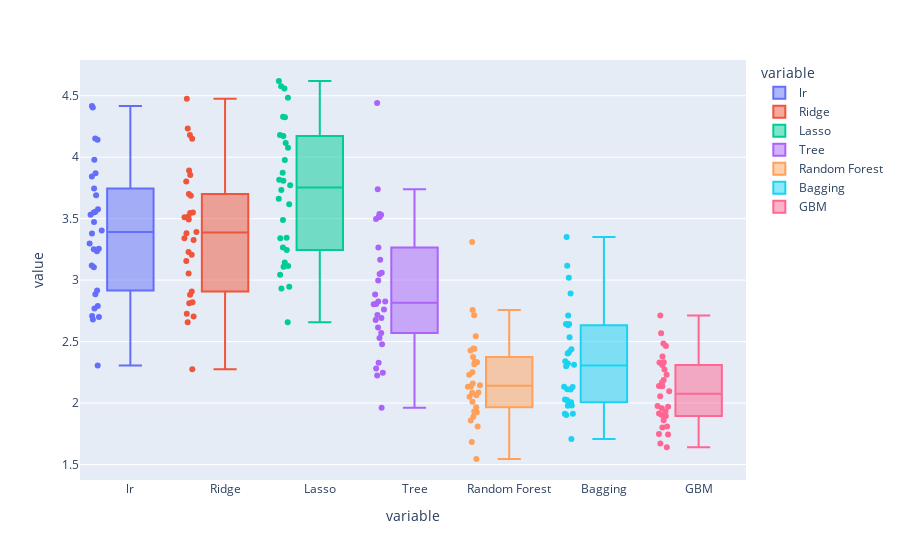

Notebook code cell kept with this figure:
### Code cell
fig = px.box(regressmod, x="variable", y="value",color="variable",points='all')
fig.show()

### Figure 1 — Plotly figure (JSON) as saved in the notebook; plotly's stock layout.template omitted (floating-point values rounded to 4 significant figures)
{"data": [{"alignmentgroup": "True", "boxpoints": "all", "hovertemplate": "variable=%{x}<br>value=%{y}<extra></extra>", "legendgroup": "lr", "marker": {"color": "#636efa"}, "name": "lr", "notched": false, "offsetgroup": "lr", "orientation": "v", "showlegend": true, "type": "box", "x": ["lr", "lr", "lr", "lr", "lr", "lr", "lr", "lr", "lr", "lr", "lr", "lr", "lr", "lr", "lr", "lr", "lr", "lr", "lr", "lr", "lr", "lr", "lr", "lr", "lr", "lr", "lr", "lr", "lr", "lr"], "x0": " ", "xaxis": "x", "y": [3.746, 3.691, 2.304, 4.417, 2.7, 3.298, 3.12, 3.978, 3.869, 2.79, 2.707, 4.142, 3.255, 3.577, 3.378, 3.105, 4.403, 3.532, 3.403, 2.68, 3.235, 2.768, 3.25, 3.842, 4.152, 3.549, 3.555, 3.473, 2.885, 2.916], "y0": " ", "yaxis": "y"}, {"alignmentgroup": "True", "boxpoints": "all", "hovertemplate": "variable=%{x}<br>value=%{y}<extra></extra>", "legendgroup": "Ridge", "marker": {"color": "#EF553B"}, "name": "Ridge", "notched": false, "offsetgroup": "Ridge", "orientation": "v", "showlegend": true, "type": "box", "x": ["Ridge", "Ridge", "Ridge", "Ridge", "Ridge", "Ridge", "Ridge", "Ridge", "Ridge", "Ridge", "Ridge", "Ridge", "Ridge", "Ridge", "Ridge", "Ridge", "Ridge", "Ridge", "Ridge", "Ridge", "Ridge", "Ridge", "Ridge", "Ridge", "Ridge", "Ridge", "Ridge", "Ridge", "Ridge", "Ridge"], "x0": " ", "xaxis": "x", "y": [3.687, 3.699, 2.274, 4.475, 2.656, 3.327, 3.054, 3.892, 3.855, 2.812, 2.704, 4.181, 3.34, 3.493, 3.382, 3.156, 4.234, 3.51, 3.392, 2.727, 3.229, 2.82, 3.205, 3.801, 4.15, 3.517, 3.546, 3.551, 2.88, 2.907], "y0": " ", "yaxis": "y"}, {"alignmentgroup": "True", "boxpoints": "all", "hovertemplate": "variable=%{x}<br>value=%{y}<extra></extra>", "legendgroup": "Lasso", "marker": {"color": "#00cc96"}, "name": "Lasso", "notched": false, "offsetgroup": "Lasso", "orientation": "v", "showlegend": true, "type": "box", "x": ["Lasso", "Lasso", "Lasso", "Lasso", "Lasso", "Lasso", "Lasso", "Lasso", "Lasso", "Lasso", "Lasso", "Lasso", "Lasso", "Lasso", "Lasso", "Lasso", "Lasso", "Lasso", "Lasso", "Lasso", "Lasso", "Lasso", "Lasso", "Lasso", "Lasso", "Lasso", "Lasso", "Lasso", "Lasso", "Lasso"], "x0": " ", "xaxis": "x", "y": [3.977, 4.483, 2.657, 4.62, 3.115, 3.661, 3.144, 4.173, 4.18, 3.044, 2.932, 4.329, 3.734, 4.115, 4.076, 3.341, 4.576, 3.874, 3.345, 2.945, 3.488, 3.246, 3.617, 3.816, 4.559, 3.809, 3.771, 4.325, 3.109, 3.265], "y0": " ", "yaxis": "y"}, {"alignmentgroup": "True", "boxpoints": "all", "hovertemplate": "variable=%{x}<br>value=%{y}<extra></extra>", "legendgroup": "Tree", "marker": {"color": "#ab63fa"}, "name": "Tree", "notched": false, "offsetgroup": "Tree", "orientation": "v", "showlegend": true, "type": "box", "x": ["Tree", "Tree", "Tree", "Tree", "Tree", "Tree", "Tree", "Tree", "Tree", "Tree", "Tree", "Tree", "Tree", "Tree", "Tree", "Tree", "Tree", "Tree", "Tree", "Tree", "Tree", "Tree", "Tree", "Tree", "Tree", "Tree", "Tree", "Tree", "Tree", "Tree"], "x0": " ", "xaxis": "x", "y": [2.692, 2.571, 3.516, 4.441, 2.28, 2.478, 2.804, 3.514, 2.53, 2.246, 2.224, 3.496, 2.882, 3.059, 2.327, 2.676, 2.826, 3.74, 2.716, 3.166, 2.806, 1.961, 3.265, 3.537, 3.531, 2.996, 2.826, 2.76, 3.05, 2.614], "y0": " ", "yaxis": "y"}, {"alignmentgroup": "True", "boxpoints": "all", "hovertemplate": "variable=%{x}<br>value=%{y}<extra></extra>", "legendgroup": "Random Forest", "marker": {"color": "#FFA15A"}, "name": "Random Forest", "notched": false, "offsetgroup": "Random Forest", "orientation": "v", "showlegend": true, "type": "box", "x": ["Random Forest", "Random Forest", "Random Forest", "Random Forest", "Random Forest", "Random Forest", "Random Forest", "Random Forest", "Random Forest", "Random Forest", "Random Forest", "Random Forest", "Random Forest", "Random Forest", "Random Forest", "Random Forest", "Random Forest", "Random Forest", "Random Forest", "Random Forest", "Random Forest", "Random Forest", "Random Forest", "Random Forest", "Random Forest", "Random Forest", "Random Forest", "Random Forest", "Random Forest", "Random Forest"], "x0": " ", "xaxis": "x", "y": [1.931, 2.374, 1.808, 3.311, 1.889, 2.132, 2.084, 2.757, 2.135, 1.545, 1.966, 2.543, 2.158, 2.011, 1.857, 2.25, 2.062, 2.714, 2.335, 2.145, 2.444, 1.684, 2.315, 2.441, 2.427, 2.231, 2.05, 2.332, 2.085, 1.926], "y0": " ", "yaxis": "y"}, {"alignmentgroup": "True", "boxpoints": "all", "hovertemplate": "variable=%{x}<br>value=%{y}<extra></extra>", "legendgroup": "Bagging", "marker": {"color": "#19d3f3"}, "name": "Bagging", "notched": false, "offsetgroup": "Bagging", "orientation": "v", "showlegend": true, "type": "box", "x": ["Bagging", "Bagging", "Bagging", "Bagging", "Bagging", "Bagging", "Bagging", "Bagging", "Bagging", "Bagging", "Bagging", "Bagging", "Bagging", "Bagging", "Bagging", "Bagging", "Bagging", "Bagging", "Bagging", "Bagging", "Bagging", "Bagging", "Bagging", "Bagging", "Bagging", "Bagging", "Bagging", "Bagging", "Bagging", "Bagging"], "x0": " ", "xaxis": "x", "y": [2.029, 2.339, 2.024, 3.351, 1.912, 2.312, 2.403, 3.018, 2.132, 1.708, 1.913, 2.713, 2.321, 1.978, 2.006, 1.904, 2.414, 3.117, 2.632, 2.111, 2.535, 2.131, 2.643, 2.438, 2.891, 2.111, 2.007, 2.642, 2.298, 1.979], "y0": " ", "yaxis": "y"}, {"alignmentgroup": "True", "boxpoints": "all", "hovertemplate": "variable=%{x}<br>value=%{y}<extra></extra>", "legendgroup": "GBM", "marker": {"color": "#FF6692"}, "name": "GBM", "notched": false, "offsetgroup": "GBM", "orientation": "v", "showlegend": true, "type": "box", "x": ["GBM", "GBM", "GBM", "GBM", "GBM", "GBM", "GBM", "GBM", "GBM", "GBM", "GBM", "GBM", "GBM", "GBM", "GBM", "GBM", "GBM", "GBM", "GBM", "GBM", "GBM", "GBM", "GBM", "GBM", "GBM", "GBM", "GBM", "GBM", "GBM", "GBM"], "x0": " ", "xaxis": "x", "y": [2.136, 2.055, 1.672, 2.713, 1.64, 2.188, 2.167, 2.38, 2.23, 1.749, 1.976, 2.464, 1.86, 1.809, 1.8, 1.957, 1.895, 2.568, 2.309, 1.97, 2.272, 1.743, 2.138, 2.33, 2.485, 2.331, 2.096, 1.915, 1.903, 1.931], "y0": " ", "yaxis": "y"}], "layout": {"boxmode": "overlay", "legend": {"title": {"text": "variable"}, "tracegroupgap": 0}, "margin": {"t": 60}, "xaxis": {"anchor": "y", "categoryarray": ["lr", "Ridge", "Lasso", "Tree", "Random Forest", "Bagging", "GBM"], "categoryorder": "array", "domain": [0, 1], "title": {"text": "variable"}}, "yaxis": {"anchor": "x", "domain": [0, 1], "title": {"text": "value"}}}}
